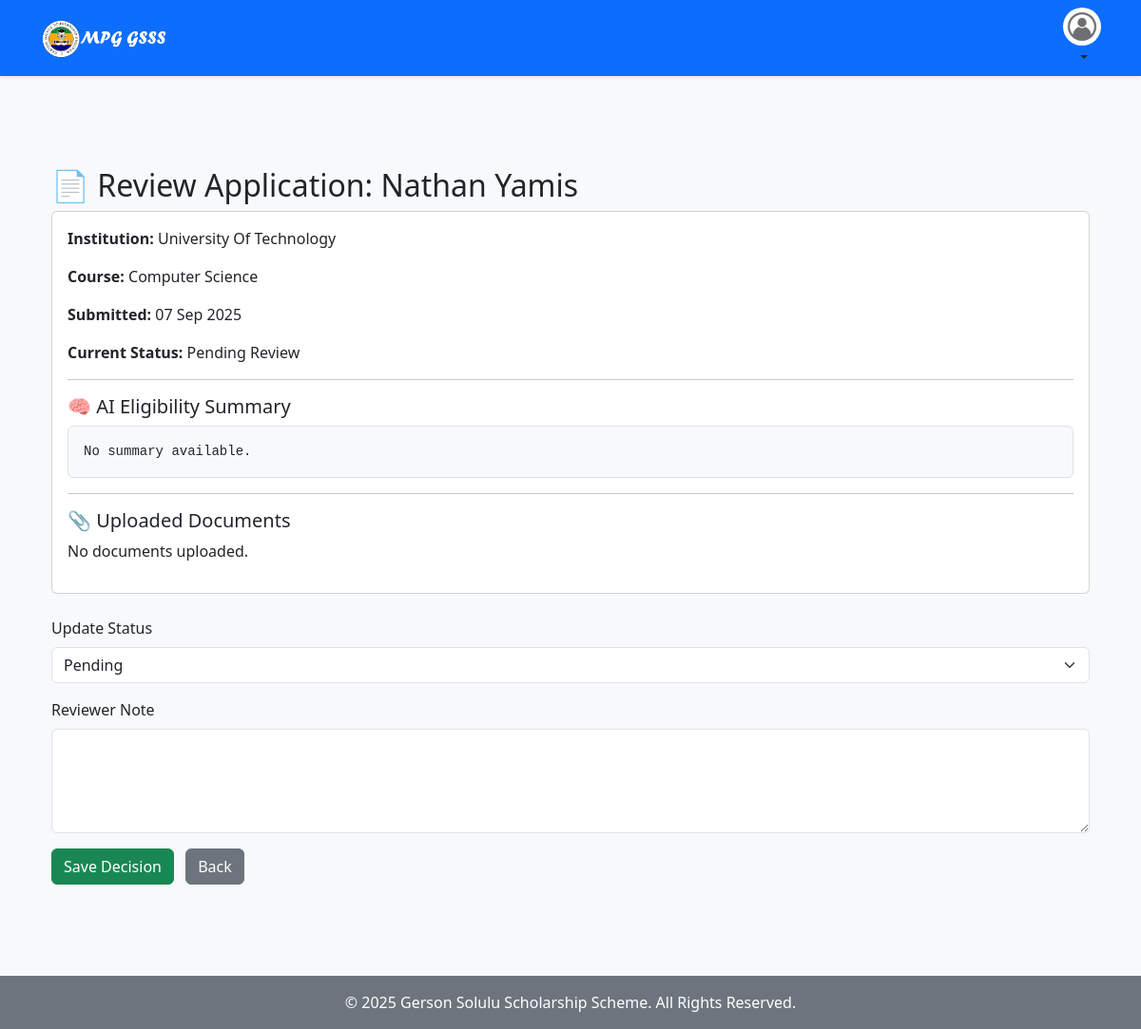
Page /officer/review/12/ (signed in) on the committed database.
### applications/models.py (models this page shows, shortened)
class Application(models.Model):
    STATUS_CHOICES = [
        ('PENDING', 'Pending Review'),
        ('APPROVED', 'Approved'),
        ('REJECTED', 'Rejected'),
    ]
    applicant = models.ForeignKey(ApplicantProfile, on_delete=models.CASCADE, related_name='applications')
    institution = models.ForeignKey(Institution, on_delete=models.CASCADE, related_name='applications', default=1)
    course = models.ForeignKey(Course, on_delete=models.SET_NULL, null=True, blank=True)
    year_of_study = models.PositiveIntegerField()
    status = models.CharField(max_length=10, choices=STATUS_CHOICES, default='PENDING')
    reviewer_note = models.TextField(blank=True)
    ai_summary = models.TextField(blank=True, null=True)
    grade_12_certificate = models.FileField(upload_to='documents/certificates/')
    transcript = models.FileField(upload_to='documents/transcripts/')
    acceptance_letter = models.FileField(upload_to='documents/acceptance_letters/')
    school_fee_structure = models.FileField(upload_to='documents/fee_structures/')
    id_card = models.FileField(upload_to='documents/ids/')
    character_reference_1 = models.FileField(upload_to='documents/references/')
    character_reference_2 = models.FileField(upload_to='documents/references/')
    expression_of_interest = models.FileField(upload_to='documents/expression_letters/', blank=True, null=True)
    parent_employed = models.BooleanField(default=False)
    parent_company = models.CharField(max_length=255, blank=True)
    parent_job_title = models.CharField(max_length=255, blank=True)
    parent_salary_range = models.CharField(max_length=100, blank=True)
    parent_income_source = models.CharField(max_length=255, blank=True)
    parent_annual_income = models.CharField(max_length=100, blank=True)
    student_employed = models.BooleanField(default=False)
    student_company = models.CharField(max_length=255, blank=True)
    student_job_title = models.CharField(max_length=255, blank=True)
    student_salary_range = models.CharField(max_length=100, blank=True)
    origin_province = models.CharField(max_length=100, blank=True)
    origin_district = models.CharField(max_length=100, blank=True)
    origin_ward = models.CharField(max_length=100, blank=True)
    residency_province = models.CharField(max_length=100, blank=True)
    residency_district = models.CharField(max_length=100, blank=True)
    residency_ward = models.CharField(max_length=100, blank=True)
    residency_years = models.PositiveIntegerField(default=0)
    submission_date = models.DateTimeField(auto_now_add=True)
    class Meta:
        ordering = ['-submission_date']

class ApplicantProfile(models.Model):
    user = models.OneToOneField(User, on_delete=models.CASCADE)
    phone_number = models.CharField(max_length=20, blank=True)
    address = models.TextField(blank=True)
    photo = models.ImageField(upload_to='profile_photos/', null=True, blank=True)

### institutions/models.py (models this page shows, shortened)
class Institution(models.Model):
    name = models.CharField(max_length=255)
    location = models.CharField(max_length=255)
    phone = models.CharField(max_length=20, blank=True, null=True)
    email = models.EmailField(blank=True, null=True)

class Course(models.Model):
    institution = models.ForeignKey(Institution, on_delete=models.CASCADE, related_name='courses')
    name = models.CharField(max_length=255)
    years_of_study = models.PositiveIntegerField(default=4)
    total_tuition_fee = models.DecimalField(max_digits=10, decimal_places=2)

### applications/views.py (the view, shortened to what this page needs)
# urls.py: path('officer/review/<int:pk>/', views.review_application, name='review_application'),
@staff_member_required
def review_application(request, pk):
    application = get_object_or_404(Application, pk=pk)
    return render(request, 'applications/review_application.html', {'application': application})

### applications/context_processors.py (called while the page is built)
def user_role_context(request):
    is_officer = False
    if request.user.is_authenticated:
        is_officer = request.user.groups.filter(name='Scholarship Officers').exists()
    return {
        'is_officer': is_officer
    }

### templates/applications/review_application.html (shortened to what this page needs)
{% extends 'base.html' %}
{% block content %}
<div class="container mt-5">
    <h2>📄 Review Application: {{ application.applicant.user.get_full_name }}</h2>
    <div class="card mb-4">
        <div class="card-body">
            <p><strong>Institution:</strong> {{ application.institution.name }}</p>
            <p><strong>Course:</strong> {{ application.course.name }}</p>
            <p><strong>Submitted:</strong> {{ application.submission_date|date:"d M Y" }}</p>
            <p><strong>Current Status:</strong> {{ application.get_status_display }}</p>
            <hr>
            <h5>🧠 AI Eligibility Summary</h5>
            <pre class="bg-light p-3 border rounded">{{ application.ai_summary|default:"No summary available." }}</pre>
            <hr>
            <h5>📎 Uploaded Documents</h5>
            {% for doc in application.documents.all %}
                <a href="{{ doc.file.url }}" target="_blank">{{ doc.file.name }}</a><br>
            {% empty %}
                <p>No documents uploaded.</p>
            {% endfor %}
        </div>
    </div>
    <form method="post">
        <div class="mb-3">
            <label for="status" class="form-label">Update Status</label>
            <select name="status" id="status" class="form-select">
                <option value="PENDING" {% if application.status == 'PENDING' %}selected{% endif %}>Pending</option>
            </select>
        </div>
        <div class="mb-3">
            <label for="reviewer_note" class="form-label">Reviewer Note</label>
            <textarea name="reviewer_note" id="reviewer_note" rows="4" class="form-control">{{ application.reviewer_note }}</textarea>
        </div>
        <button type="submit" class="btn btn-success">Save Decision</button>
        <a href="{% url 'applications:officer_dashboard' %}" class="btn btn-secondary ms-2">Back</a>
    </form>
</div>
{% endblock %}

### rows in the picture
Application: applicant.user.get_full_name "Nathan Yamis", institution.name "University Of Technology", course.name "Computer Science", submission_date "07 Sep 2025", status "Pending Review", ai_summary "No summary available.", status "Pending"
